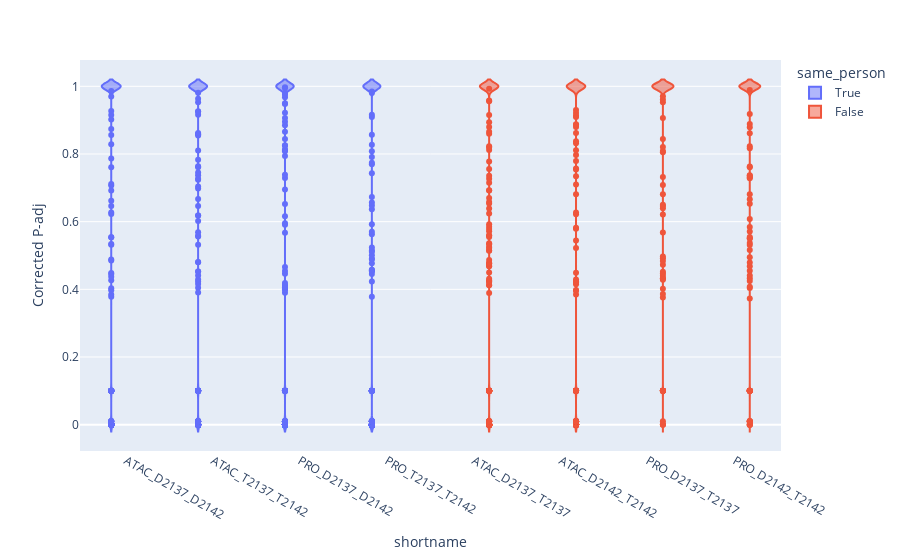

This figure's notebook cell:
### Code cell
violinallpvals(allTFsallcomparisonsdf)

### Figure 1 — Plotly figure (JSON) as saved in the notebook; plotly's stock layout.template omitted (floating-point values rounded to 4 significant figures; data arrays with more than 128 entries replaced by an {"elided": "..."} marker saying what was removed)
{"data": [{"alignmentgroup": "True", "box": {"visible": false}, "hovertemplate": "same_person=True<br>shortname=%{x}<br>Corrected P-adj=%{y}<extra></extra>", "legendgroup": "True", "marker": {"color": "#636efa"}, "name": "True", "offsetgroup": "True", "orientation": "v", "scalegroup": "True", "showlegend": true, "type": "violin", "x": {"elided": "3084 str values"}, "x0": " ", "xaxis": "x", "y": {"elided": "3084 float values"}, "y0": " ", "yaxis": "y"}, {"alignmentgroup": "True", "box": {"visible": false}, "hovertemplate": "same_person=False<br>shortname=%{x}<br>Corrected P-adj=%{y}<extra></extra>", "legendgroup": "False", "marker": {"color": "#EF553B"}, "name": "False", "offsetgroup": "False", "orientation": "v", "scalegroup": "True", "showlegend": true, "type": "violin", "x": {"elided": "3084 str values"}, "x0": " ", "xaxis": "x", "y": {"elided": "3084 float values"}, "y0": " ", "yaxis": "y"}], "layout": {"legend": {"title": {"text": "same_person"}, "tracegroupgap": 0}, "margin": {"t": 60}, "violinmode": "group", "xaxis": {"anchor": "y", "domain": [0, 1], "title": {"text": "shortname"}}, "yaxis": {"anchor": "x", "domain": [0, 1], "title": {"text": "Corrected P-adj"}}}}
